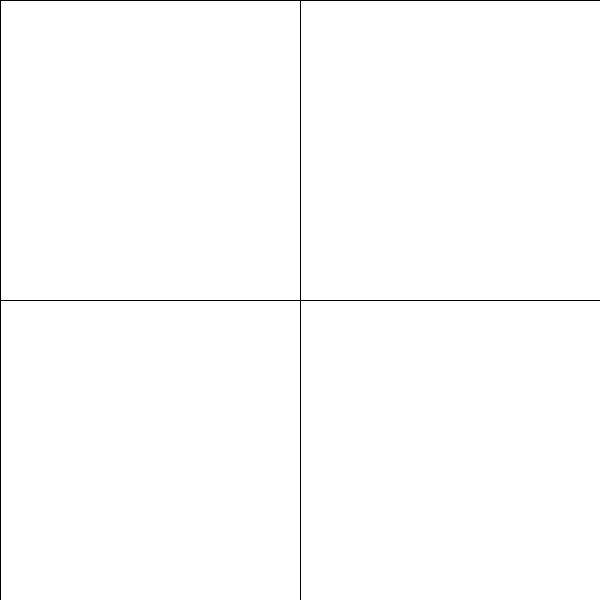
Frame 1 (no input)
Frame 60 (the mouse pressed at the canvas centre just before this capture): identical to frame 1, image omitted
Frame 120 (the mouse held since frame 60 and released just before this capture): identical to frame 1, image omitted

The Processing sketch that drew this single still picture (run headless with seeded random() and noise(); from frame 60 on, the mouse is pressed at the canvas centre):

// Processing sketch: Challenge4QuadrantsV2
// ── Challenge4QuadrantsV2.pde
// Name - Daksh Gulati
// Date - 
// Purpose - if mouse is hovered over a quadrant, that quadrant will change colours from white to any other pre specified colour

void setup (){
 size (600, 600);
 fill (255);
}

// mouseInBounds (int, int, int, int) -> boolean
public boolean mouseInBounds (int xLow, int xHigh, int yLow, int yHigh) {
 boolean xInBounds = mouseX > xLow && mouseX < xHigh;
 boolean yInBounds = mouseY > yLow && mouseY < yHigh;
 
 return xInBounds && yInBounds;
}

// hoverSquare (int, int, int, int, int) -> void
// oyroise - creates a hoverable square at x, y that fills with shapeColour when hovered
public void hoverSquare (int x, int y, int sWidth, int sHeight, color shapeColour){
  if (mouseInBounds (x, x + sWidth, y, y + sHeight)){
  fill (shapeColour);
 } else {
   fill (255);
 }
 
  rect (x, y, sWidth, sHeight); 
}
  
void draw (){
  // fills specific colour for each hoverSquare
  color c1 = color(255, 0, 0);  
  hoverSquare (0, 0, width/2, height/2, c1);
  
  color c2 = color(0, 255, 0);  
  hoverSquare (width/2, 0, width/2, height/2, c2);
  
  color c3 = color(0, 0, 255);  
  hoverSquare (0, height/2, width/2, height, c3);
  
  color c4 = color(0);  
  hoverSquare (width/2, height/2, width, height, c4);
}
